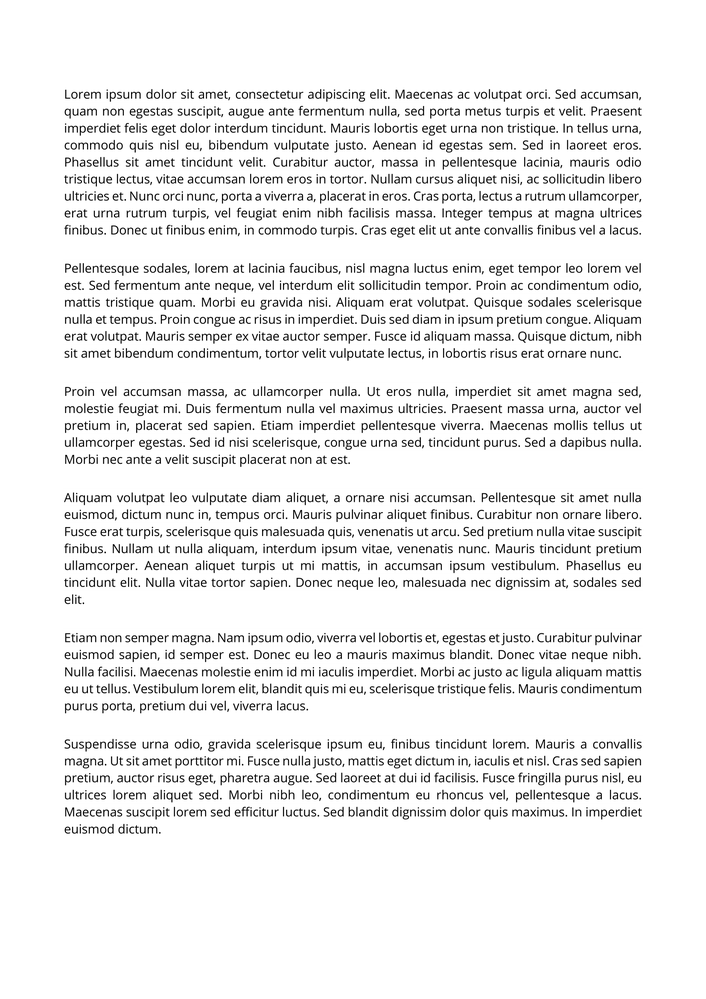
#> input picture Task B/Converted Paper (8)/001.png, 706 x 999 px, shrunk from 1654 x 2339 before the run, found by its file name
$ python 'Task B.py'
#> lines starting #> are read from the running program, lines starting #| are printed output that depends on the picture; after the words box and inside, x2 and y2 are one past the last pixel; in counts of white or black regions, pixels touching at a corner belong together
# -*- coding: utf-8 -*-
"""
@author: elizabeth
"""

# Assignment Task B
# Detail comments are at right-side

# Import Required Modules
from matplotlib import pyplot as pt                                                                    # Matplotlib: For plotting graphs and images
import numpy as np                                                                                     # NumPy: For numerical computations
import cv2                                                                                             # OpenCV: For image processing
import os                                                                                              # OS: For file and directory operations

# Read and preprocess image: grayscale, blur, threshold, dilate
def preprocessImage(image_path):
#> called with image_path = 'Converted Paper (8)/001.png'
    image = cv2.imread(image_path)                                                                     # Reads the image from file (BGR image)
#> image is the input picture: shape (999, 706, 3); min 0, max 255, mean 237.8
    gray = cv2.cvtColor(image, cv2.COLOR_BGR2GRAY)                                                     # Convert BGR image to grayscale image
    blur = cv2.GaussianBlur(gray, (7,7), 0)                                                            # Blur image to reduce noise
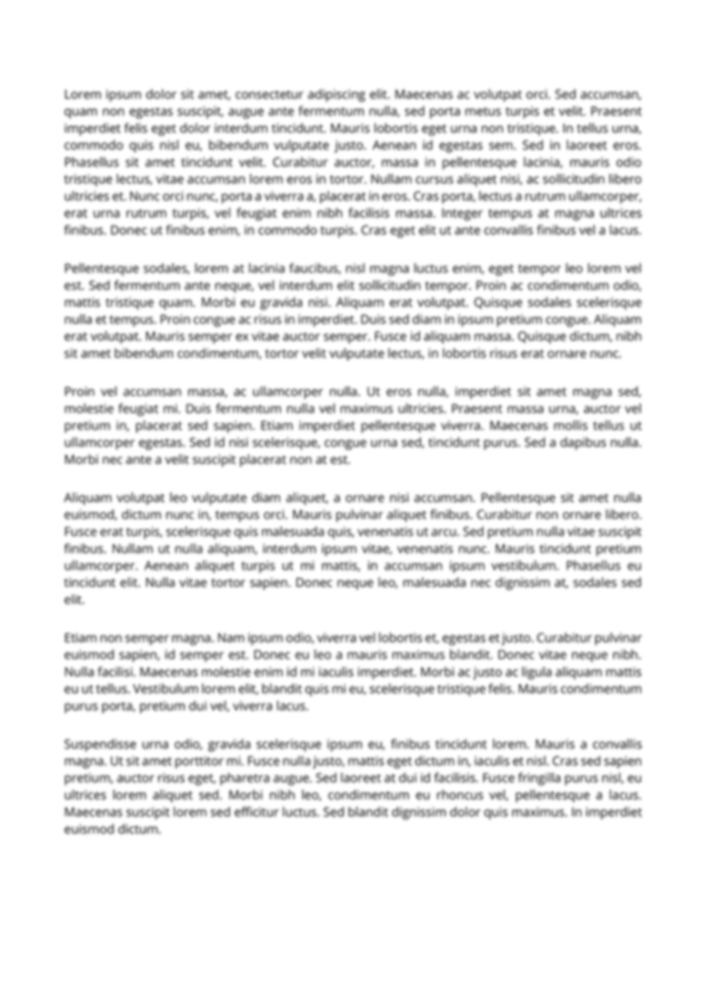
#> blur: shape (999, 706); min 136, max 255, mean 237.8

    thresh = cv2.threshold(blur, 0, 255, cv2.THRESH_BINARY_INV + cv2.THRESH_OTSU) [1]                  # Threshold the blurred image using Otsu's method (binary inverse: text = white, background = black)
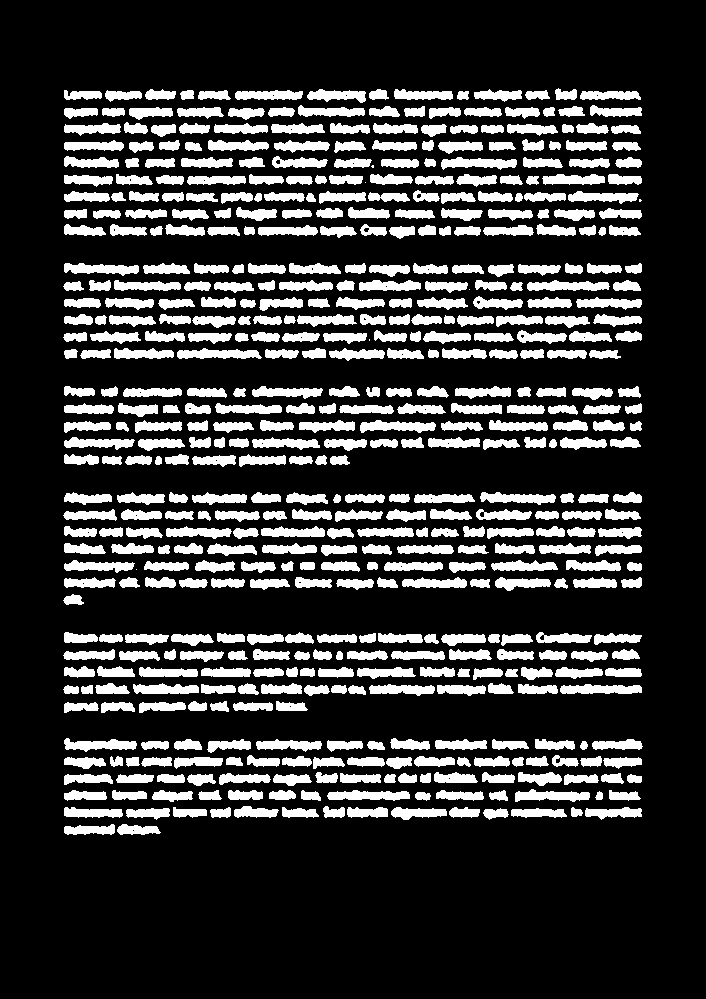
#> thresh: shape (999, 706); 20.9% white; 532 white regions (6 under 20 px), largest, box (x1, y1, x2, y2) and area: (177, 348, 262, 359) 655, (327, 790, 410, 801) 654, (560, 684, 642, 694) 652
    kernel = cv2.getStructuringElement(cv2.MORPH_RECT, (5,5))                                          # Create a rectangular structuring element for dilation
    dilated = cv2.dilate(thresh, kernel, iterations = 8)                                               # Dilate the threshold image to merge text into paragraphs
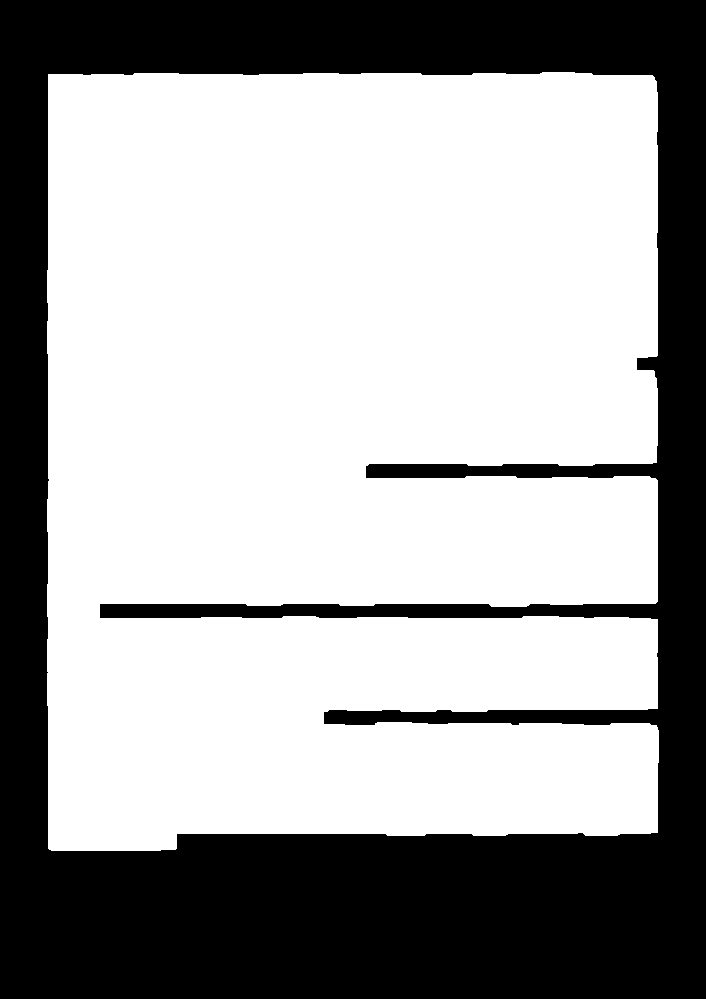
#> dilated: shape (999, 706); 63.9% white; 1 black region

    return image, gray, dilated                                                                        # Return original, gray, and dilated images to caller

# Show original image and row/column projections
def plotProjections(image, dilated):
    row_proj = np.sum(dilated, axis = 1)                                                               # Compute row projection: Sum of white pixels in each row
#> row_proj = 999 values, max 155805 at index 270, min 0 at index 0, mean 115024.9
    column_proj = np.sum(dilated, axis = 0)                                                            # Compute column projection: Sum of white pixels in each column
#> column_proj = 706 values, max 198135 at index 51, min 0 at index 0, mean 162761.9

    pt.figure(figsize = (15, 5))                                                                       # Create a large figure
    pt.subplot (1, 3, 1)                                                                               # First plot: Original Image
    pt.imshow(cv2.cvtColor(image, cv2.COLOR_BGR2RGB))                                                  # Convert BGR to RGB for display
    pt.title("Original image")
    pt.axis("Off")                                                                                     # Hide axis for the image

    pt.subplot(1, 3, 2)                                                                                # Second plot: Row Projection
    pt.plot(row_proj, range(len(row_proj)))                                                            # Row projection graph
    pt.title("Row Projection")
    pt.ylabel("Row")
    pt.gca().invert_xaxis()                                                                            # Invert x-axis for better readability

    pt.subplot(1, 3, 3)                                                                                # Third plot: Column Projection
    pt.plot(column_proj)                                                                               # Column projection graph
    pt.title("Column Projection")
    pt.xlabel("Column")

    pt.tight_layout()                                                                                  # Adjust layout to avoid overlap
    pt.show()                                                                                          # Display the figure
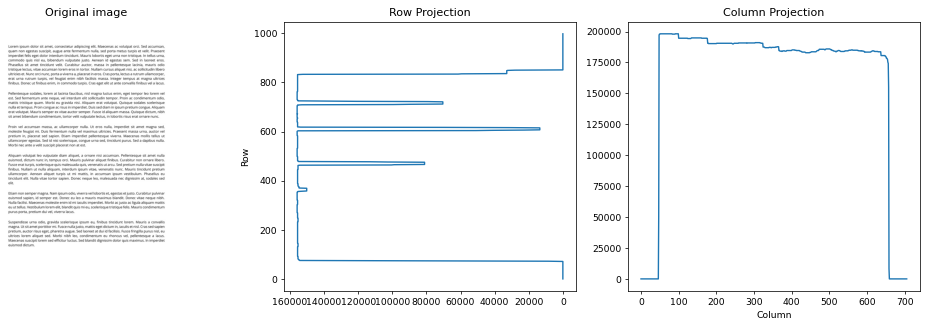
#> figure drawn by matplotlib, 3 panels; panel 3: curve peaks at x = 51, y = 198135

# Return list of paragraph indices to skip based on filename
def getExcludedIndices(image_path):
    exclusions = {                                                                                     # Define which paragraphs to skip for specific images
        "004.png": [7],
        "005.png": [3],
        "007.png": [2],
        "008.png": [4]
        }

    for key, indices in exclusions.items():                                                            # Check if current image path matches any exclusion
        if key in image_path:
            return indices
                                                                                                       # Return list of indices to skip
    return []                                                                                          # If no exclusions, return empty list

# Find contours, extract, and save paragraphs
def extractAndSaveParagraphs(image, gray, dilated, output_directory, image_path):
#> called with output_directory = './extracted_paragraphs_001', image_path = 'Converted Paper (8)/001.png'
    cnts, _ = cv2.findContours(dilated, cv2.RETR_EXTERNAL, cv2.CHAIN_APPROX_SIMPLE)                    # Find external contours of connected components in the dilated image
#> cnts = 1 contour; box (x1, y1, x2, y2) and area: (47, 72, 659, 851) 448055
    boxes = []
    for c in cnts:                                                                                     # Get bounding boxes for each contour
        x, y, w, h = cv2.boundingRect(c)
        boxes.append((x, y, x + w, y + h))
#> this loop made 1 pass
#> (x, y, w, h) on pass 1: (47, 72, 612, 779)
#> after the loop, boxes = [(47, 72, 659, 851)]

    excluded = getExcludedIndices(image_path)                                                          # Get list of indices of paragraphs to exclude for this specific image
    boxes = [b for i, b in enumerate(boxes) if i not in excluded]                                      # Remove boxes with indices that should be excluded

    # Step 1: Sort left-to-right first (columns)
    boxes.sort(key=lambda b: b[0])

    # Step 2: Cluster into columns
    col_tolerance = 50
    columns = []
    current_col = []
    last_x = -1

    # Loop through all boxes to cluster into columns
    for box in boxes:
        x1, y1, x2, y2 = box
        if last_x == -1 or abs(x1 - last_x) <= col_tolerance:
            current_col.append(box)
            last_x = x1
        else:
            columns.append(current_col)
            current_col = [box]
            last_x = x1
#> this loop made 1 pass
#> (x1, y1, x2, y2, last_x) on pass 1: (47, 72, 659, 851, 47)
#> after the loop, columns = []

    if current_col:
        columns.append(current_col)

    # Step 3: Within each column, sort boxes from top-to-bottom
    sorted_boxes = []
    for col in columns:
        col.sort(key=lambda b: b[1])  # sort by y
        sorted_boxes.extend(col)
#> this loop made 1 pass
#> after the loop, sorted_boxes = [(47, 72, 659, 851)]

    # Step 4: Create output directory if it does not already exist
    os.makedirs(output_directory, exist_ok=True)

    # Step 5: Crop and save paragraph block as separate image
    for idx, box in enumerate(sorted_boxes):
        x1, y1, x2, y2 = box
        paragraph = image[y1:y2, x1:x2]
        filename = os.path.join(output_directory, f"paragraph_{idx+1}.png")
        cv2.imwrite(filename, paragraph)                                                               # Save the cropped paragraph image
#> this loop made 1 pass
#> pass 1, in extractAndSaveParagraphs, `paragraph = image[y1:y2, x1:x2]`:
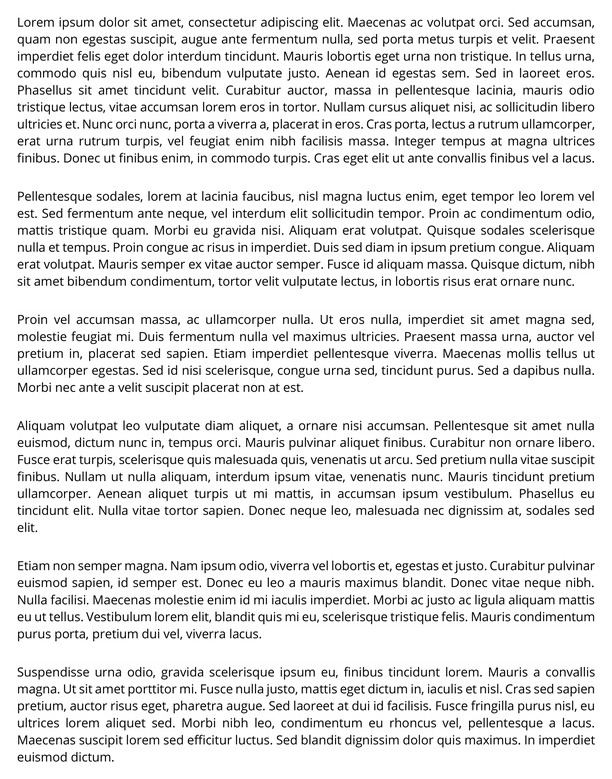
#> paragraph: shape (779, 612, 3); min 0, max 255, mean 229.5

# Full pipeline: Preprocess, Plot Projections, Extract and Save Paragraphs
def processImage(image_path, output_directory):
    image, gray, dilated = preprocessImage(image_path)                                                 # Preprocess the image
    plotProjections(image, dilated)                                                                    # Show projections
    extractAndSaveParagraphs(image, gray, dilated, output_directory, image_path)                       # Extract paragraphs and save them

# Process all image in the folder one by one
def main():
    image_folder = os.path.join("Converted Paper (8)")
    output_base = os.path.join(".")                                                                    # Base output folder
    image_filenames = [                                                                                # List of image filenames to process
        "001.png", "002.png", "003.png", "004.png",
        "005.png", "006.png", "007.png", "008.png"
    ]

    for filename in image_filenames:                                                                   # Loop through all images
        image_path = os.path.join(image_folder, filename)                                              # Full path to image
        output_directory = os.path.join(output_base, f'extracted_paragraphs_{filename[:3]}')           # Output folder for this image
        print(f"Processing {filename}...")                                                             # Show progress
        processImage(image_path, output_directory)                                                     # Run the full pipeline
#> pass 2 of the loop in main, `for filename in image_filenames:`:
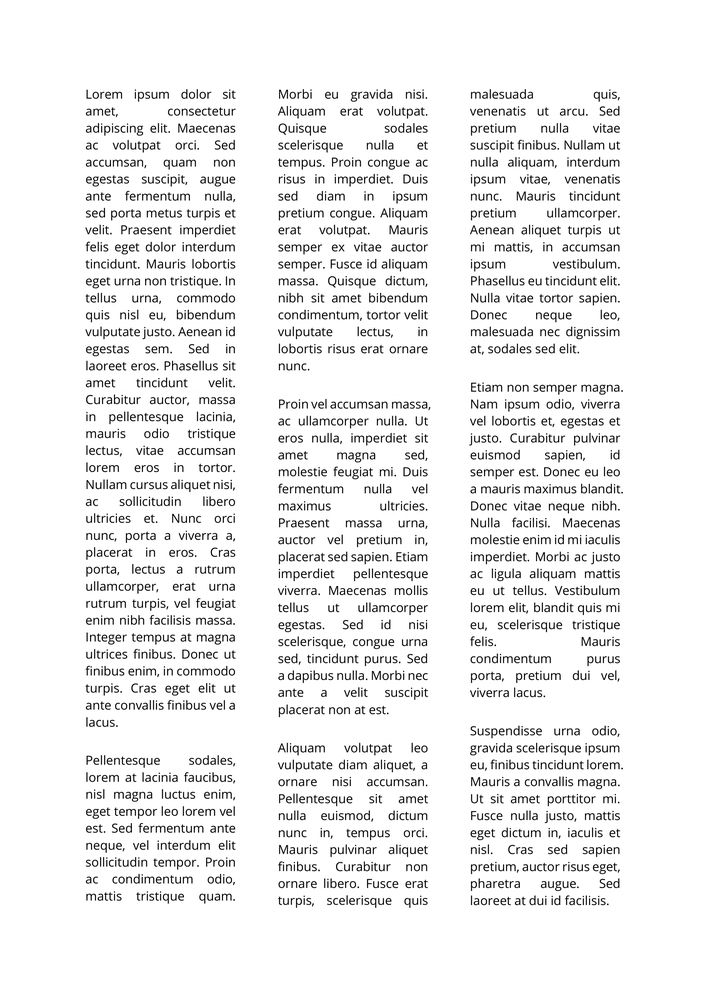
#> input picture Task B/Converted Paper (8)/002.png, 706 x 999 px, shrunk from 1654 x 2339 before the run, found by its file name
#> in preprocessImage, image is the input picture: shape (999, 706, 3); min 0, max 255, mean 238.9
#> in preprocessImage (call 2), `thresh = cv2.threshold(blur, 0, 255, cv2.THRESH_BINARY_INV + cv2.THRES..`:
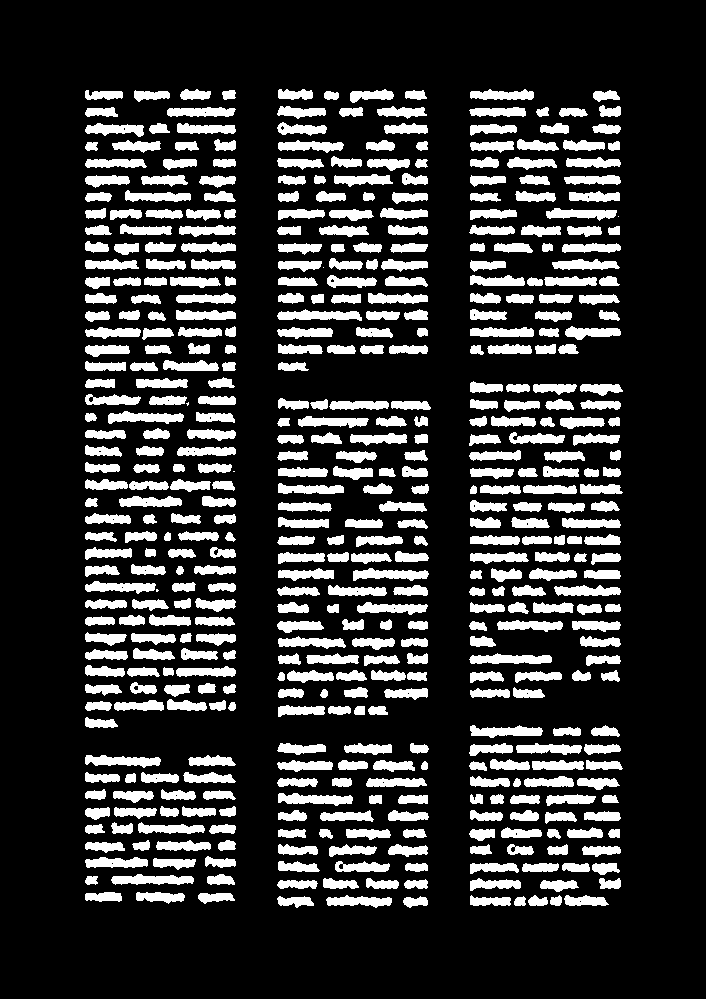
#> thresh: shape (999, 706); 19.4% white; 497 white regions (5 under 20 px), largest, box (x1, y1, x2, y2) and area: (277, 309, 362, 321) 670, (469, 653, 552, 664) 655, (111, 874, 194, 885) 648
#> kernel = [[1, 1, 1, 1, 1], [1, 1, 1, 1, 1], [1, 1, 1, 1, 1], [1, 1, 1, 1, 1], [1, 1, 1, 1, 1]]
#> dilated: shape (999, 706); 65.1% white; 1 black region
#> cnts = 3 contours; box (x1, y1, x2, y2) and area: (453, 73, 639, 922) 152094, (261, 73, 447, 924) 151880, (69, 73, 252, 920) 151804
#> the loop in extractAndSaveParagraphs (call 2), `for c in cnts:` made 3 passes
#> (x, w, h) on passes 1 to 3: (453, 186, 849), (261, 186, 851), (69, 183, 847)
#> after the loop in extractAndSaveParagraphs (call 2), `for c in cnts:`: boxes = [(453, 73, 639, 922), (261, 73, 447, 924), (69, 73, 252, 920)]
#> the loop in extractAndSaveParagraphs (call 2), `for box in boxes:` made 3 passes
#> (x1, x2, y2, current_col, last_x) on passes 2 to 3: (261, 447, 924, [(261, 73, 447, 924)], 261), (453, 639, 922, [(453, 73, 639, 922)], 453)
#> after the loop in extractAndSaveParagraphs (call 2), `for box in boxes:`: columns = [[(69, 73, 252, 920)], [(261, 73, 447, 924)]]
#> the loop in extractAndSaveParagraphs (call 2), `for col in columns:` made 3 passes
#> after the loop in extractAndSaveParagraphs (call 2), `for col in columns:`: sorted_boxes = [(69, 73, 252, 920), (261, 73, 447, 924), (453, 73, 639, 922)]
#> the loop in extractAndSaveParagraphs (call 2), `for idx, box in enumerate(sorted_boxes):` made 3 passes
#> (box, x1, x2, y2) on passes 1 to 3: ((69, 73, 252, 920), 69, 252, 920), ((261, 73, 447, 924), 261, 447, 924), ((453, 73, 639, 922), 453, 639, 922)
#> pass 3, in extractAndSaveParagraphs (call 2), `paragraph = image[y1:y2, x1:x2]`:
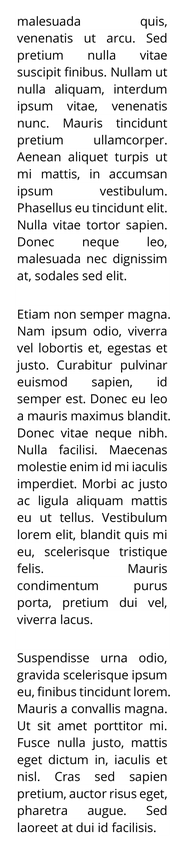
#> paragraph: shape (849, 186, 3); min 0, max 255, mean 230.9

if __name__ == "__main__":                                                                             # Run main() only if this file is executed directly
#> (the run stopped early here; a loop or call above may not have finished)
